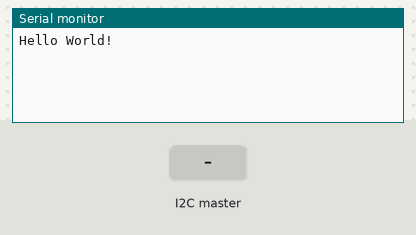
This sketch was run on a simulated Arduino Uno, built with avr-gcc and run on an emulated ATmega328P. On the bench: the last lines printed to the serial monitor. The test bench sets the inputs (shaded band).

Above: at 1.2 s.
1.3 s: the I2C master sends the byte 1
At 1.9 s:
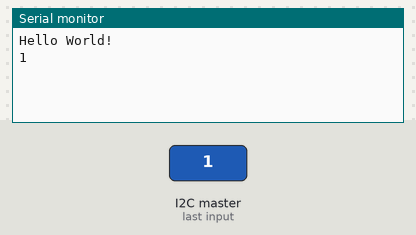
2.8 s: the I2C master sends the byte 0
At 4.3 s:
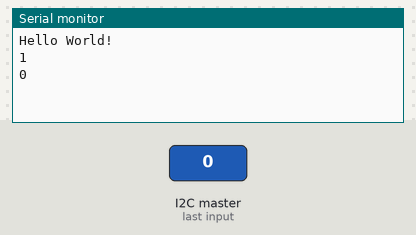

Measured:
- after the input at 1.3 s, the serial monitor: prints a new line at once (image 1)
- after the input at 2.8 s, the serial monitor: prints a new line at once (image 2)

The sketch:

I2C_to_UART.ino
```cpp
#include <Wire.h>

#define SlaveAddress  0x03

void setup()
{
  Wire.begin(SlaveAddress);                // join i2c bus with address #4
  Wire.onReceive(receiveEvent); // register event
  Serial.begin(9600);           // start serial for output
  Serial.println("Hello World!");
}

void loop(){
  delay(100);
}

// function that executes whenever data is received from master
// this function is registered as an event, see setup()
void receiveEvent(int howMany)
{
  while(1 < Wire.available()) // loop through all but the last
  {
    char c = Wire.read(); // receive byte as a character
    Serial.print(c);         // print the character
  }
  int x = Wire.read();    // receive byte as an integer
  Serial.println(x);         // print the integer
}
```
